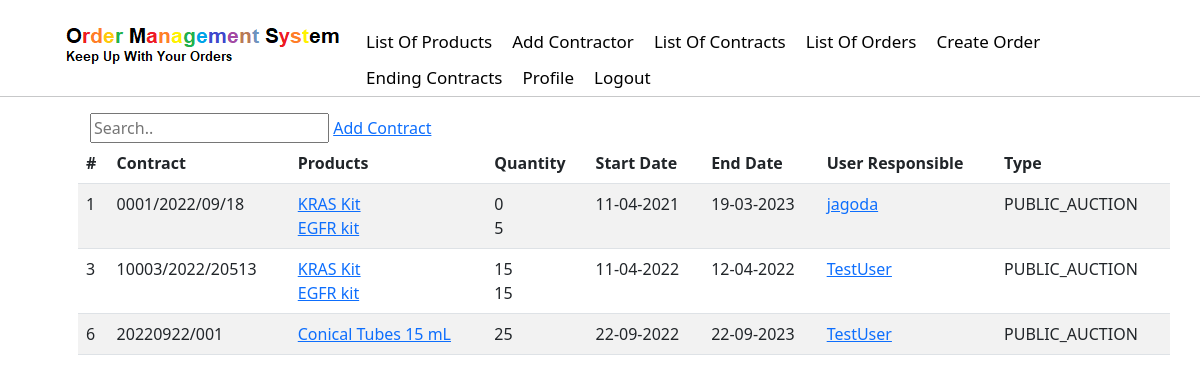
/contracts/ (signed in), run on an earlier commit of the app's database.
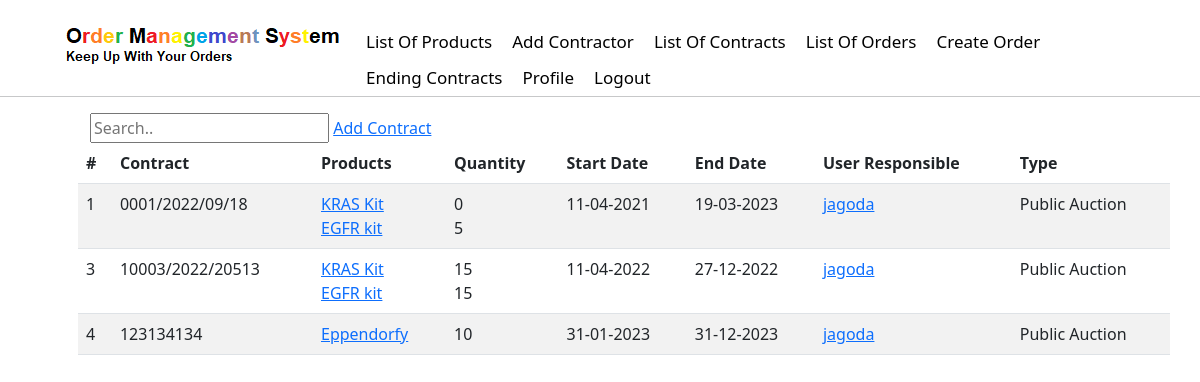
And on a later commit of the database.
### layout/models.py (models this page shows, shortened)
class Contract(models.Model):
    name = models.CharField(max_length=100)
    contractor = models.ForeignKey(Contractor, null=True, on_delete=models.SET_NULL)
    user_responsible = models.ForeignKey(User, null=True, on_delete=models.SET_NULL)
    start_date = models.DateField()
    end_date = models.DateField()
    products = models.ManyToManyField(Product)
    PUBLIC_AUCTION = 'PUBLIC_AUCTION'
    QUICK_TENDER = 'QUICK_TENDER'
    type_choises = [
        (PUBLIC_AUCTION, 'Public Auction'),
        (QUICK_TENDER, 'Quick Tender')
    ]
    type = models.CharField(max_length=100, choices=type_choises)
    def display_products(self): #return list of products related to specific contract
        return [product for product in self.products.all()]
    def storage(self): #return stock status as a list, related to list od products
        list_of_products = self.display_products()
        storage_list = []
        for p in list_of_products:
            update = Storage.objects.filter(product=p.id).filter(contract=self).first()
            storage_list.append(update.number_of_products)
        return storage_list

class Product(models.Model):
    name = models.CharField(max_length=100)
    catalog_number = models.CharField(max_length=100, default='0000')
    impuls_number = models.CharField(max_length=100,default='0000')
    producent = models.CharField(max_length=100)
    description = models.TextField()
    price = models.CharField(max_length=100)
    vat = models.CharField(max_length=100,default='%')
    def __str__(self):
        return self.name

### layout/views.py (the view)
# urls.py: path('contracts/', ContractListView.as_view(), name = 'contracts-list'),
class ContractListView(LoginRequiredMixin, ListView):
    model = Contract
    template_name = 'layout/contracts.html'
    context_object_name = 'contracts'

### layout/templates/layout/contracts.html (shortened to what this page needs)
{% extends "layout/base.html" %}
{% block content %}
<div class ="topnav">
    <input type="text" placeholder="Search..">
    <a href="{% url 'contract-create' %}">Add Contract</a>
</div>
    <table class="table table-striped table-hover">
        <thead>
            <tr>
                <th>#</th>
                <th scope="col">Contract</th>
                <th scope="col">Products</th>
                <th scope="col">Quantity</th>
                <th scope="col">Start Date</th>
                <th scope="col">End Date</th>
                <th scope="col">User Responsible</th>
                <th scope="col">Type</th>
            </tr>
        </thead>
            {% for contract in contracts %}
                <tr>
                <td > {{ contract.id }} </td>
                <td>{{ contract.name}}</td>
                <td>{% for product in contract.display_products %}
                    <div><a href="{% url 'product-detail' product.id %}">{{ product }}</a></div>
                    {% endfor %}
                </td>
                <td>{% for number in contract.storage %}
                    <div>{{ number }}</div>
                    {% endfor %}
                </td>
                <td>{{ contract.start_date|date:"d-m-Y" }}</td>
                <td>{{ contract.end_date|date:"d-m-Y" }}</td>
                <td><a href="#">{{ contract.user_responsible }}</a></td>
                <td>{{ contract.type }}</td>
            {% endfor %}
        </tr>
    </table>
{% endblock content %}

### layout/templates/layout/base.html (shortened to what this page needs)
{% load static %}
<!DOCTYPE html>
<html>
<head>
    <link href="https://cdn.jsdelivr.net/npm/bootstrap@5.2.3/dist/css/bootstrap.min.css" rel="stylesheet">
    <link rel="stylesheet" type="text/css" href="{% static 'layout/static.css' %}">
</head>
<hr>
<body>
    <header>
        <nav class="navbar">
          <div class= "container-flow">
            <div class="navbar-logo">
              <a href="{% url 'home' %}">
                <img id= "logo" src="{% static 'layout/data/OMS_LOGO.png' %}" alt="OMS-logo" height="53" width="286"/>
              </a>
            </div>
            <div class="navbar-collapse">
              <div class= "navbar-middle">
                {% if user.is_authenticated %}
                <a class="nav-item" href="{% url 'products-list' %}">List Of Products</a>
                <a class="nav-item" href="{% url 'contractor-create' %}">Add Contractor</a>
                <a class="nav-item" href="{% url 'contracts-list' %}">List Of Contracts</a>
                <a class="nav-item" href="{% url 'orders-list' %}">List Of Orders</a>
                <a class="nav-item" href="{% url 'order-create' %}">Create Order</a>
                {% endif %}
              </div>
              <div class="navbar-left-side">
                {% if user.is_authenticated %}
                  <a class="nav-item" href="{% url 'contracts-end' %}">Ending Contracts</a>
                  <a class="nav-item" href="{% url 'profile' %}">Profile</a>
                  <a class="nav-item" href="{% url 'logout' %}">Logout</a>
                {% else %}
                  <a class="nav-item" href="{% url 'login' %}">Login</a>
                  <a class="nav-item" href="{% url 'register' %}">Register</a>
                {% endif %}
              </div>
            </div>
          </div>
        </nav>
    </header>
    <main role="main" class="container">
        <div class="row">
            {% block content %}{% endblock %}
          </div>
    </main>
</body>
</html>

### layout/static/layout/static.css (style rules this page uses)
body { background-color: white; }
#logo { display: inline-block; vertical-align: middle; text-align: left; }
.navbar { top: 0; width: 100%; position:fixed; overflow: hidden; float: none; }
.container-flow { padding-left: 5%; overflow: hidden; display: inside; top: 0; width: 100%; }
.navbar-collapse { padding:1% }
.navbar a { float: left; display: block; color: black; text-align: center; padding-top: 10px; padding-right: 20px; text-decoration: none; font-size: 17px; }
.navbar-left-side { position: left; display: inline-block; vertical-align: middle; text-align: left; }
body { padding-top: 80px; }
.container { padding-left: 5%; }

What changed in the data, as far as the page shows it:
removed Contract: id "6", name "20220922/001", storage "25", start_date "22-09-2022", end_date "22-09-2023", user_responsible "TestUser", type "PUBLIC_AUCTION"
removed Product: name "Conical Tubes 15 mL", shown under "6"
changed Contract id 1: type "PUBLIC_AUCTION" → "Public Auction"
changed Contract id 3: end_date "12-04-2022" → "27-12-2022"; user_responsible "TestUser" → "jagoda"; type "PUBLIC_AUCTION" → "Public Auction"
added Contract: id "4", name "123134134", storage "10", start_date "31-01-2023", end_date "31-12-2023", user_responsible "jagoda", type "Public Auction"
added Product: name "Eppendorfy", shown under "4"
